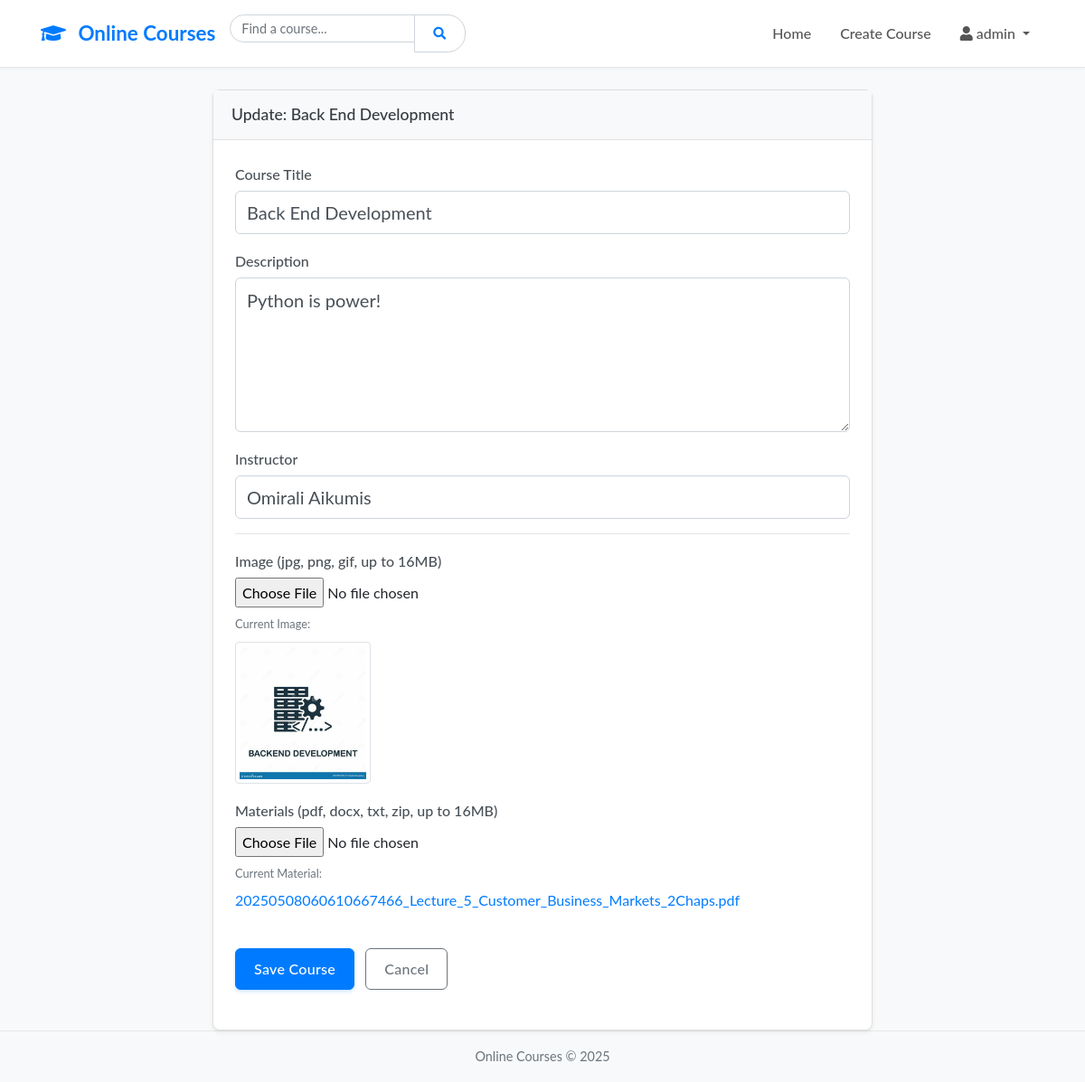
Page /course/4/update (signed in) on the committed database.
### app/models.py (models this page shows, shortened)
class User(UserMixin, db.Model):
    id = db.Column(db.Integer, primary_key=True)
    username = db.Column(db.String(64), index=True, unique=True, nullable=False)
    password_hash = db.Column(db.String(256), nullable=False)
    is_admin = db.Column(db.Boolean, default=False, nullable=False)
    courses = db.relationship('Course', backref='creator', lazy='dynamic', cascade="all, delete-orphan")

class Course(db.Model):
    id = db.Column(db.Integer, primary_key=True)
    title = db.Column(db.String(150), index=True, nullable=False)
    description = db.Column(db.Text, nullable=False)
    instructor = db.Column(db.String(100), nullable=False)
    date_posted = db.Column(db.DateTime, nullable=False, default=datetime.utcnow)
    image_filename = db.Column(db.String(100), nullable=True)
    material_filename = db.Column(db.String(100), nullable=True)
    user_id = db.Column(db.Integer, db.ForeignKey('user.id'), nullable=False)

### app/courses/routes.py (the view)
@courses_bp.route('/course/<int:course_id>/update', methods=['GET', 'POST'])
@login_required
def update_course(course_id):
    course = db.get_or_404(Course, course_id)
    if not current_user.is_admin: abort(403)
    form = CourseForm()
    if form.validate_on_submit():
        if form.image.data:
            delete_file_if_exists(course.image_filename, type='images')
            course.image_filename = save_file(form.image.data, type='images')
        if form.material.data:
            delete_file_if_exists(course.material_filename, type='materials')
            course.material_filename = save_file(form.material.data, type='materials')
        course.title = form.title.data
        course.description = form.description.data
        course.instructor = form.instructor.data
        try:
            db.session.commit()
            current_app.logger.info(f'Course ID {course_id} updated by {current_user.username}.')
            flash('Course updated successfully!', 'success')
            return redirect(url_for('courses.course_detail', course_id=course.id))
        except Exception as e:
            db.session.rollback()
            current_app.logger.error(f"Course update error for ID {course_id}: {e}", exc_info=True)
            flash('An error occurred while updating the course.', 'danger')
    elif request.method == 'GET':
        form.title.data = course.title
        form.description.data = course.description
        form.instructor.data = course.instructor
    image_url = None
    if course.image_filename:
        try:
             image_url = url_for('static', filename=os.path.join('uploads', 'images', course.image_filename))
        except Exception as e:
            current_app.logger.warning(f"Could not generate URL for image {course.image_filename}: {e}")
    return render_template('create_course.html', form=form, title='Update Course', legend=f'Update: {course.title}', image_url=image_url, course=course)

### app/forms.py
class CourseForm(FlaskForm):
    title = StringField('Course Title', validators=[DataRequired(), Length(max=150)])
    description = TextAreaField('Description', validators=[DataRequired()])
    instructor = StringField('Instructor', validators=[DataRequired(), Length(max=100)])
    image = FileField('Image (jpg, png, gif, up to 16MB)', validators=[
        FileAllowed(['jpg', 'png', 'jpeg', 'gif'], 'Only images are allowed!'),
        FileSize(max_size=16 * 1024 * 1024, message='File is too large (max 16MB)!')
    ])
    material = FileField('Materials (pdf, docx, txt, zip, up to 16MB)', validators=[
        FileAllowed(['pdf', 'docx', 'txt', 'zip'], 'Only documents or zip archives are allowed!'),
        FileSize(max_size=16 * 1024 * 1024, message='File is too large (max 16MB)!')
    ])
    submit = SubmitField('Save Course')

class SearchForm(FlaskForm):
    query = StringField('Search Courses')
    submit = SubmitField('Search')

### app/main/routes.py (called while the page is built)
@main_bp.app_context_processor
def base():
    form = SearchForm()
    return dict(search_form=form)

### app/models.py (called while the page is built)
@login_manager.user_loader
def load_user(user_id):
    return db.session.get(User, int(user_id))

### app/courses/templates/create_course.html (shortened to what this page needs)
{% extends "layout.html" %}
{% block content %}
<div class="row justify-content-center">
    <div class="col-md-8">
        <div class="card shadow-sm">
             <div class="card-header">{{ legend }}</div>
             <div class="card-body">
                 <form method="POST" enctype="multipart/form-data" action="" novalidate>
                    <fieldset class="form-group">
                        <div class="form-group mb-3">
                            {{ form.title.label(class="form-control-label") }}
                            {% if form.title.errors %}
                                {{ form.title(class="form-control form-control-lg is-invalid") }}
                                <div class="invalid-feedback">
                                    {% for error in form.title.errors %}<span>{{ error }}</span>{% endfor %}
                                </div>
                            {% else %}
                                {{ form.title(class="form-control form-control-lg") }}
                            {% endif %}
                        </div>
                        <div class="form-group mb-3">
                            {{ form.description.label(class="form-control-label") }}
                            {% if form.description.errors %}
                                {{ form.description(class="form-control form-control-lg is-invalid", rows=5) }}
                                <div class="invalid-feedback">
                                    {% for error in form.description.errors %}<span>{{ error }}</span>{% endfor %}
                                </div>
                            {% else %}
                                {{ form.description(class="form-control form-control-lg", rows=5) }}
                            {% endif %}
                        </div>
                        <div class="form-group mb-3">
                            {{ form.instructor.label(class="form-control-label") }}
                            {% if form.instructor.errors %}
                                {{ form.instructor(class="form-control form-control-lg is-invalid") }}
                                <div class="invalid-feedback">
                                    {% for error in form.instructor.errors %}<span>{{ error }}</span>{% endfor %}
                                </div>
                            {% else %}
                                {{ form.instructor(class="form-control form-control-lg") }}
                            {% endif %}
                        </div>
                         <hr>
                         <div class="form-group mb-3">
                            {{ form.image.label(class="form-control-label") }}<br>
                            {{ form.image(class="form-control-file") }}
                            {% if image_url %}
                                <div class="mt-2">
                                    <small class="form-text text-muted d-block mb-1">Current Image:</small>
                                    <img src="{{ url_for('courses.uploaded_file', type='images', filename=course.image_filename) }}" alt="Current Course Image" class="img-thumbnail mt-1" style="max-width: 150px;">
                                </div>
                            {% endif %}
                        </div>
                        <div class="form-group mb-3">
                            {{ form.material.label(class="form-control-label") }}<br>
                            {{ form.material(class="form-control-file") }}
                             {% if course and course.material_filename %}
                                <div class="mt-2">
                                    <small class="form-text text-muted d-block mb-1">Current Material:</small>
                                    <a href="{{ url_for('courses.uploaded_file', type='materials', filename=course.material_filename) }}" target="_blank">{{ course.material_filename }}</a>
                                </div>
                             {% endif %}
                        </div>
                    </fieldset>
                    <div class="form-group mt-4">
                        {{ form.submit(class="btn btn-primary") }}
                         <a href="{{ url_for('main.courses_view') }}" class="btn btn-outline-secondary ml-2">Cancel</a>
                    </div>
                </form>
             </div>
        </div>
    </div>
</div>
{% endblock %}

### app/templates/layout.html (shortened to what this page needs)
<!DOCTYPE html>
<html lang="en">
<head>
    <link href="https://stackpath.bootstrapcdn.com/bootstrap/4.5.2/css/bootstrap.min.css" rel="stylesheet">
    <link rel="stylesheet" href="https://cdnjs.cloudflare.com/ajax/libs/font-awesome/5.15.3/css/all.min.css">
    <link rel="stylesheet" href="{{ url_for('static', filename='style.css') }}">
</head>
<body>
<nav class="navbar navbar-expand-lg navbar-dark bg-dark mb-4">
    <div class="container">
        <a class="navbar-brand" href="{{ url_for('main.courses_view') }}"><i class="fas fa-graduation-cap"></i> Online Courses</a>
        <div class="collapse navbar-collapse" id="navbarNav">
            <form class="form-inline my-2 my-lg-0 mr-auto" method="GET" action="{{ url_for('main.courses_view') }}">
                <div class="input-group">
                     {{ search_form.query(class="form-control form-control-sm", placeholder="Find a course...", value=request.args.get('query', '')) }}
                    <div class="input-group-append">
                         <button type="submit" class="btn btn-outline-success btn-sm"><i class="fas fa-search"></i></button>
                    </div>
                </div>
            </form>
            <ul class="navbar-nav ml-auto">
                <li class="nav-item {% if request.endpoint == 'main.courses_view' %}active{% endif %}"><a class="nav-link" href="{{ url_for('main.courses_view') }}">Home</a></li>
                {% if current_user.is_authenticated %}
                    {% if current_user.is_admin %}
                        <li class="nav-item {% if request.endpoint == 'courses.create_course' %}active{% endif %}"><a class="nav-link" href="{{ url_for('courses.create_course') }}">Create Course</a></li>
                    {% endif %}
                    <li class="nav-item dropdown">
                        <a class="nav-link dropdown-toggle" href="#" id="navbarUserDropdown" role="button" data-toggle="dropdown" aria-haspopup="true" aria-expanded="false">
                          <i class="fas fa-user"></i> {{ current_user.username }}
                        </a>
                     </li>
                {% endif %}
            </ul>
        </div>
    </div>
</nav>
<main role="main" class="container mt-4">
    {% block content %}{% endblock %}
</main>
<footer class="footer mt-auto py-3 bg-light">
  <div class="container text-center">
    <span class="text-muted">Online Courses &copy; {{ current_year }}</span>
  </div>
</footer>
</body>
</html>

### app/static/style.css (style rules this page uses)
body { font-family: 'Lato', 'Helvetica Neue', Helvetica, Arial, sans-serif; background-color: #f8f9fa; color: #212529; line-height: 1.7; }
.navbar.bg-dark { background-color: #ffffff !important; border-bottom: 1px solid #e7e7e7; box-shadow: 0 1px 3px rgba(0,0,0,0.05); padding-top: 0.8rem; padding-bottom: 0.8rem; }
.navbar-brand { font-weight: 700; font-size: 1.4rem; color: #007bff !important; }
.navbar-brand .fa-graduation-cap { margin-right: 8px; }
.navbar-dark .navbar-nav .nav-link { color: #555 !important; font-weight: 500; padding: 0.5rem 1rem; transition: color 0.2s ease-in-out; }
.navbar .form-control { border-radius: 20px; border-color: #ced4da; font-size: 0.9rem; }
.navbar .btn-outline-success { border-color: #ced4da; color: #007bff; border-radius: 20px; }
.card { border: 1px solid #e0e0e0; border-radius: 8px; box-shadow: 0 4px 12px rgba(0,0,0,0.08); transition: box-shadow 0.3s ease-in-out, transform 0.3s ease-in-out; }
.card-header { background-color: #f8f9fa; border-bottom: 1px solid #e0e0e0; font-size: 1.1rem; font-weight: 500; color: #343a40; }
.card-body { padding: 1.5rem; }
.btn { border-radius: 6px; font-weight: 500; padding: 0.6rem 1.25rem; transition: all 0.2s ease-in-out; letter-spacing: 0.3px; }
.btn-primary { background-color: #007bff; border-color: #007bff; box-shadow: 0 2px 4px rgba(0,123,255,0.2); }
.btn-outline-secondary { color: #6c757d; border-color: #6c757d; }
.form-control { border-radius: 6px; border: 1px solid #ced4da; padding: 0.6rem 0.75rem; transition: border-color .15s ease-in-out,box-shadow .15s ease-in-out; }
.form-control-label, label { font-weight: 500; margin-bottom: 0.3rem; color: #495057; }
.form-group { margin-bottom: 1.25rem; }
.footer { background-color: #ffffff; border-top: 1px solid #e7e7e7; color: #6c757d; padding: 1.5rem 0; font-size: 0.9rem; }

### rows in the picture
User: username "admin"
Course: title "Back End Development", description "Python is power!", instructor "Omirali Aikumis", image_filename (picture), material_filename "20250508060610667466_Lecture_5_Customer_Business_Markets_2Chaps.pdf"

### other values in the picture
{{ legend }} "Update: Back End Development"
